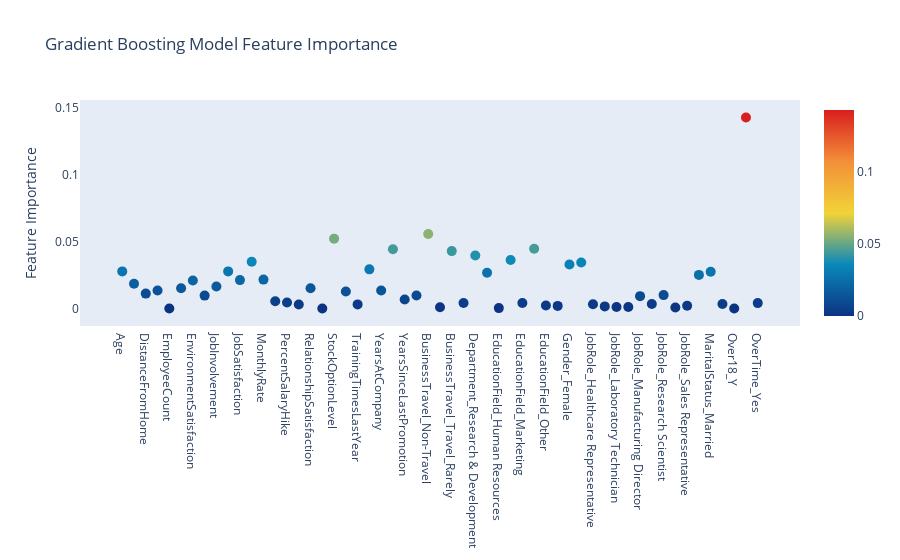

The notebook cell this image was saved under:
### Markdown cell above
### Feature Ranking via the Gradient Boosting Model

### Code cell
# Scatter plot 
trace = go.Scatter(
    y = gb.feature_importances_,
    x = attrition_final.columns.values,
    mode='markers',
    marker=dict(
        sizemode = 'diameter',
        sizeref = 1,
        size = 10,
        #size= rf.feature_importances_,
        #color = np.random.randn(500), #set color equal to a variable
        color = gb.feature_importances_,
        colorscale='Portland',
        showscale=True
    ),
    text = attrition_final.columns.values
)
data = [trace]

layout= go.Layout(
    autosize= True,
    title= 'Gradient Boosting Model Feature Importance',
    hovermode= 'closest',
     xaxis= dict(
         ticklen= 5,
         showgrid=False,
        zeroline=False,
        showline=False
     ),
    yaxis=dict(
        title= 'Feature Importance',
        showgrid=False,
        zeroline=False,
        ticklen= 5,
        gridwidth= 2
    ),
    showlegend= False
)
fig = go.Figure(data=data, layout=layout)
py.iplot(fig,filename='scatter')

### Figure 1 — Plotly figure (JSON) as saved in the notebook; plotly's stock layout.template omitted (floating-point values rounded to 4 significant figures)
{"data": [{"marker": {"color": [0.02777, 0.0185, 0.01111, 0.01343, 0, 0.01512, 0.02097, 0.009621, 0.01638, 0.02776, 0.02124, 0.03502, 0.0216, 0.005428, 0.004487, 0.002936, 0.01511, 0, 0.0523, 0.01274, 0.003046, 0.02929, 0.01346, 0.04439, 0.006664, 0.009642, 0.05581, 0.0009108, 0.04296, 0.004078, 0.0396, 0.02674, 0.0002451, 0.03629, 0.004141, 0.04476, 0.002206, 0.001908, 0.03286, 0.03439, 0.003097, 0.001553, 0.001082, 0.001032, 0.009232, 0.003313, 0.01, 0.0007554, 0.002006, 0.02512, 0.02748, 0.00337, 0, 0.143, 0.004007], "colorscale": [[0, "rgb(12,51,131)"], [0.25, "rgb(10,136,186)"], [0.5, "rgb(242,211,56)"], [0.75, "rgb(242,143,56)"], [1, "rgb(217,30,30)"]], "showscale": true, "size": 10, "sizemode": "diameter", "sizeref": 1}, "mode": "markers", "text": ["Age", "DailyRate", "DistanceFromHome", "Education", "EmployeeCount", "EmployeeNumber", "EnvironmentSatisfaction", "HourlyRate", "JobInvolvement", "JobLevel", "JobSatisfaction", "MonthlyIncome", "MonthlyRate", "NumCompaniesWorked", "PercentSalaryHike", "PerformanceRating", "RelationshipSatisfaction", "StandardHours", "StockOptionLevel", "TotalWorkingYears", "TrainingTimesLastYear", "WorkLifeBalance", "YearsAtCompany", "YearsInCurrentRole", "YearsSinceLastPromotion", "YearsWithCurrManager", "BusinessTravel_Non-Travel", "BusinessTravel_Travel_Frequently", "BusinessTravel_Travel_Rarely", "Department_Human Resources", "Department_Research & Development", "Department_Sales", "EducationField_Human Resources", "EducationField_Life Sciences", "EducationField_Marketing", "EducationField_Medical", "EducationField_Other", "EducationField_Technical Degree", "Gender_Female", "Gender_Male", "JobRole_Healthcare Representative", "JobRole_Human Resources", "JobRole_Laboratory Technician", "JobRole_Manager", "JobRole_Manufacturing Director", "JobRole_Research Director", "JobRole_Research Scientist", "JobRole_Sales Executive", "JobRole_Sales Representative", "MaritalStatus_Divorced", "MaritalStatus_Married", "MaritalStatus_Single", "Over18_Y", "OverTime_No", "OverTime_Yes"], "type": "scatter", "x": ["Age", "DailyRate", "DistanceFromHome", "Education", "EmployeeCount", "EmployeeNumber", "EnvironmentSatisfaction", "HourlyRate", "JobInvolvement", "JobLevel", "JobSatisfaction", "MonthlyIncome", "MonthlyRate", "NumCompaniesWorked", "PercentSalaryHike", "PerformanceRating", "RelationshipSatisfaction", "StandardHours", "StockOptionLevel", "TotalWorkingYears", "TrainingTimesLastYear", "WorkLifeBalance", "YearsAtCompany", "YearsInCurrentRole", "YearsSinceLastPromotion", "YearsWithCurrManager", "BusinessTravel_Non-Travel", "BusinessTravel_Travel_Frequently", "BusinessTravel_Travel_Rarely", "Department_Human Resources", "Department_Research & Development", "Department_Sales", "EducationField_Human Resources", "EducationField_Life Sciences", "EducationField_Marketing", "EducationField_Medical", "EducationField_Other", "EducationField_Technical Degree", "Gender_Female", "Gender_Male", "JobRole_Healthcare Representative", "JobRole_Human Resources", "JobRole_Laboratory Technician", "JobRole_Manager", "JobRole_Manufacturing Director", "JobRole_Research Director", "JobRole_Research Scientist", "JobRole_Sales Executive", "JobRole_Sales Representative", "MaritalStatus_Divorced", "MaritalStatus_Married", "MaritalStatus_Single", "Over18_Y", "OverTime_No", "OverTime_Yes"], "y": [0.02777, 0.0185, 0.01111, 0.01343, 0, 0.01512, 0.02097, 0.009621, 0.01638, 0.02776, 0.02124, 0.03502, 0.0216, 0.005428, 0.004487, 0.002936, 0.01511, 0, 0.0523, 0.01274, 0.003046, 0.02929, 0.01346, 0.04439, 0.006664, 0.009642, 0.05581, 0.0009108, 0.04296, 0.004078, 0.0396, 0.02674, 0.0002451, 0.03629, 0.004141, 0.04476, 0.002206, 0.001908, 0.03286, 0.03439, 0.003097, 0.001553, 0.001082, 0.001032, 0.009232, 0.003313, 0.01, 0.0007554, 0.002006, 0.02512, 0.02748, 0.00337, 0, 0.143, 0.004007]}], "layout": {"autosize": true, "hovermode": "closest", "showlegend": false, "title": {"text": "Gradient Boosting Model Feature Importance"}, "xaxis": {"showgrid": false, "showline": false, "ticklen": 5, "zeroline": false}, "yaxis": {"gridwidth": 2, "showgrid": false, "ticklen": 5, "title": {"text": "Feature Importance"}, "zeroline": false}}}
